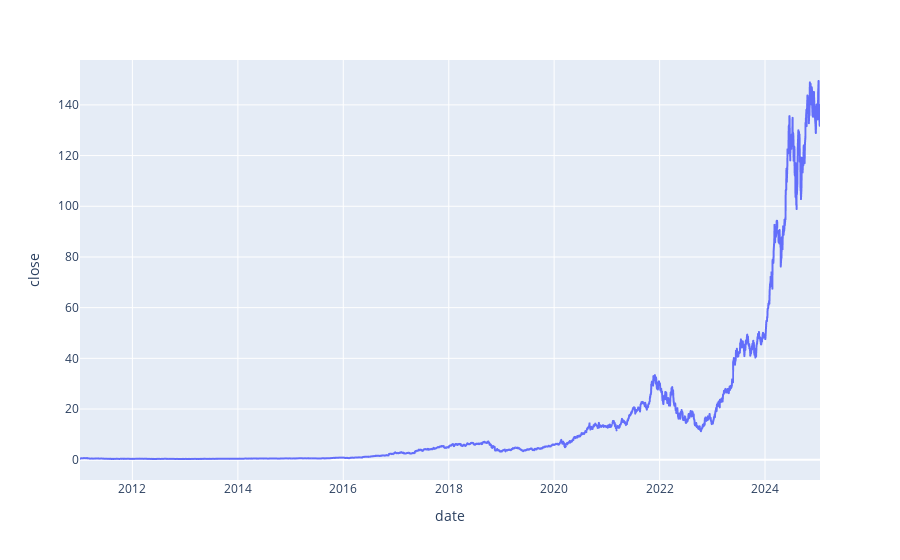

Here is the notebook cell this chart was saved with:
### Markdown cell above
## Test Plot

### Code cell
# Step 1: Query the DuckDB table into a Pandas DataFrame
query = """
SELECT 
    *,
    log(close) as log_close
from pricing a 
where a.act_symbol ='NVDA'
order by date asc
"""
df = con.execute(query).fetchdf()
df.tail()

# Step 2: Plot the data using Plotly Express
fig = px.line(df, x='date', y='close')
fig.show()

### Figure 1 — Plotly figure (JSON) as saved in the notebook; plotly's stock layout.template omitted (floating-point values rounded to 4 significant figures; data arrays with more than 128 entries replaced by an {"elided": "..."} marker saying what was removed)
{"data": [{"hovertemplate": "date=%{x}<br>close=%{y}<extra></extra>", "legendgroup": "", "line": {"color": "#636efa", "dash": "solid"}, "marker": {"symbol": "circle"}, "mode": "lines", "name": "", "showlegend": false, "type": "scattergl", "x": {"elided": "3664 str values"}, "xaxis": "x", "y": {"elided": "3664 float values"}, "yaxis": "y"}], "layout": {"legend": {"tracegroupgap": 0}, "margin": {"t": 60}, "xaxis": {"anchor": "y", "domain": [0, 1], "title": {"text": "date"}}, "yaxis": {"anchor": "x", "domain": [0, 1], "title": {"text": "close"}}}}
